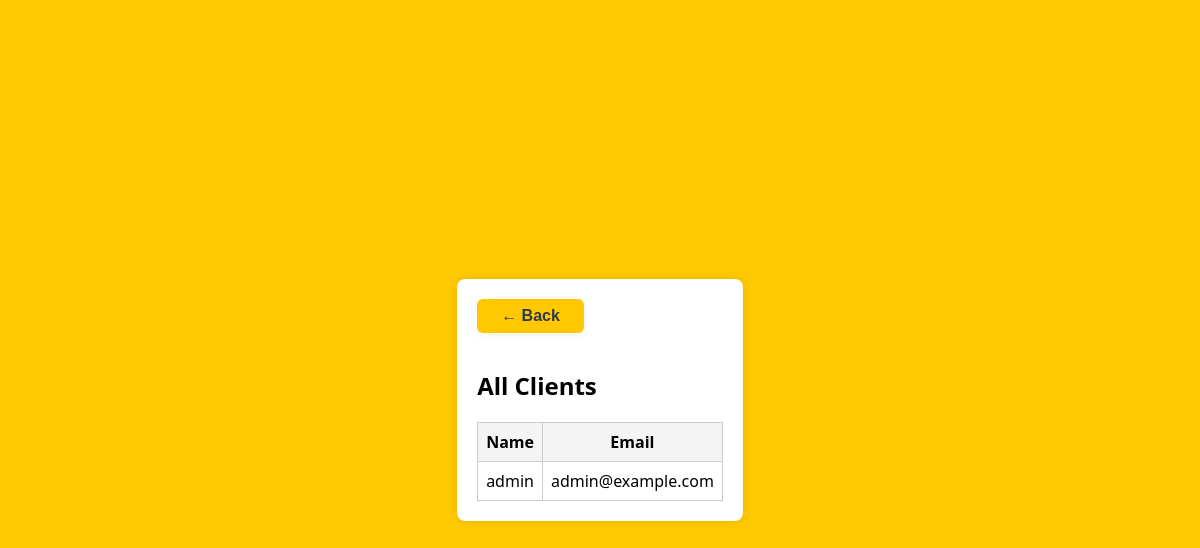
The app's page /clients (signed in), older data.
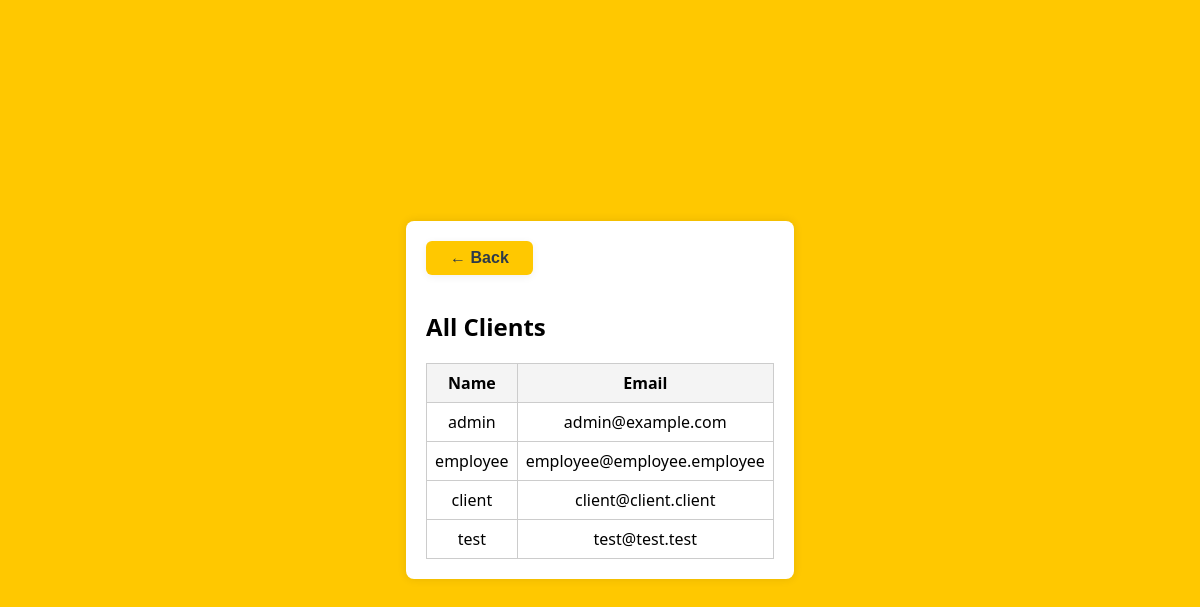
The same page, newer data.
### tables this page shows
CREATE TABLE users (
  id INTEGER PRIMARY KEY AUTOINCREMENT,
  username TEXT NOT NULL UNIQUE,
  password TEXT NOT NULL,
  role TEXT NOT NULL,
  email TEXT
);

### server.py (the view)
@app.route('/clients')
def clients():
    conn = get_db_connection()
    users = conn.execute('SELECT username, email FROM users').fetchall()
    conn.close()
    clients = [{'username': user['username'], 'email': user['email']} for user in users]
    return render_template('clients.html', clients=clients)

### server.py (called while the page is built)
def get_db_connection():
    conn = sqlite3.connect(str(DB_PATH), timeout=10)
    conn.row_factory = sqlite3.Row
    return conn

### Templates/clients.html (shortened to what this page needs)
<!DOCTYPE html>
<html lang="en">
<head>
    <link rel="stylesheet" href="{{ url_for('styles', filename='clients.css') }}">
</head>
<body>
    {% if session.get('role') == 'admin' or session.get('role') == 'employee' %}
    <div class="dashboard-container">
        <button class="back-btn" onclick="window.history.back(); return false;">&larr; Back</button>
        <h2>All Clients</h2>
        <table class="dashboard-table">
            <thead>
                <tr>
                    <th>Name</th>
                    <th>Email</th>
                </tr>
            </thead>
            <tbody>
                {% for client in clients %}
                        <tr>
                            <td>{{ client.username }}</td>
                            <td>{{ client.email }}</td>
                        </tr>
                {% endfor %}
            </tbody>
        </table>
    </div>
    {% else %}
        <script>
            window.location.href = "{{ url_for('index') }}";
        </script>
    {% endif %}
</body>
</html>

Row changes from the older to the newer data that the page shows:
added users: username "employee", email "employee@employee.employee"
added users: username "client", email "client@client.client"
added users: username "test", email "test@test.test"
